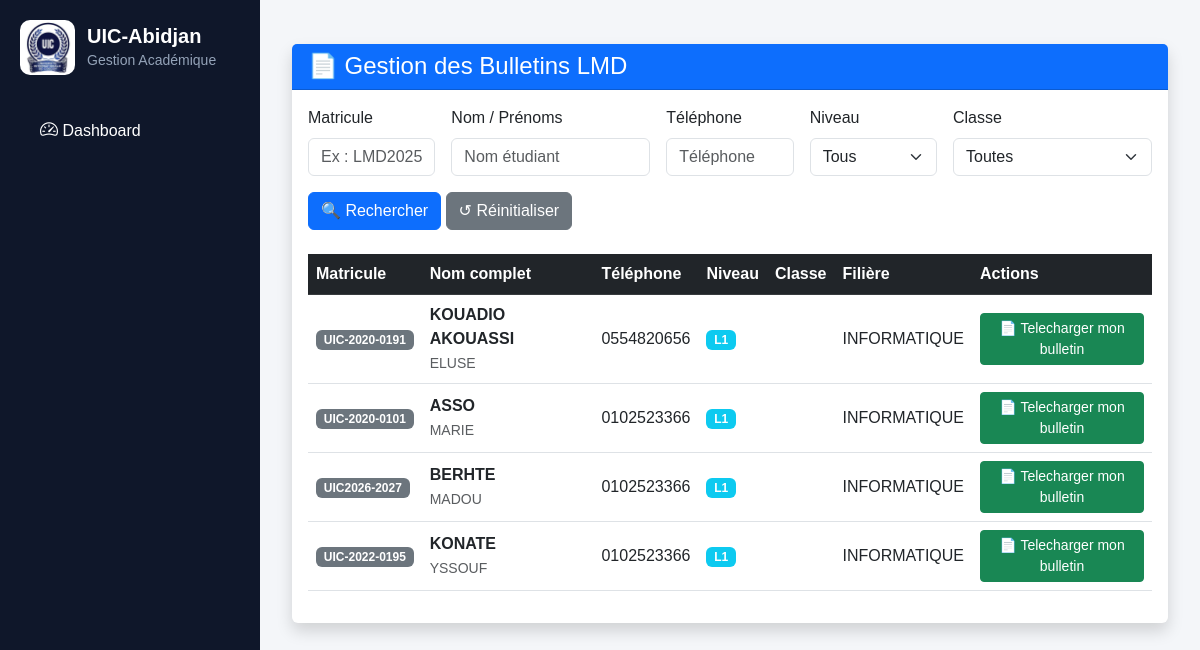
/lmd/bulletins-lmd/, run on an earlier commit of the app's database.
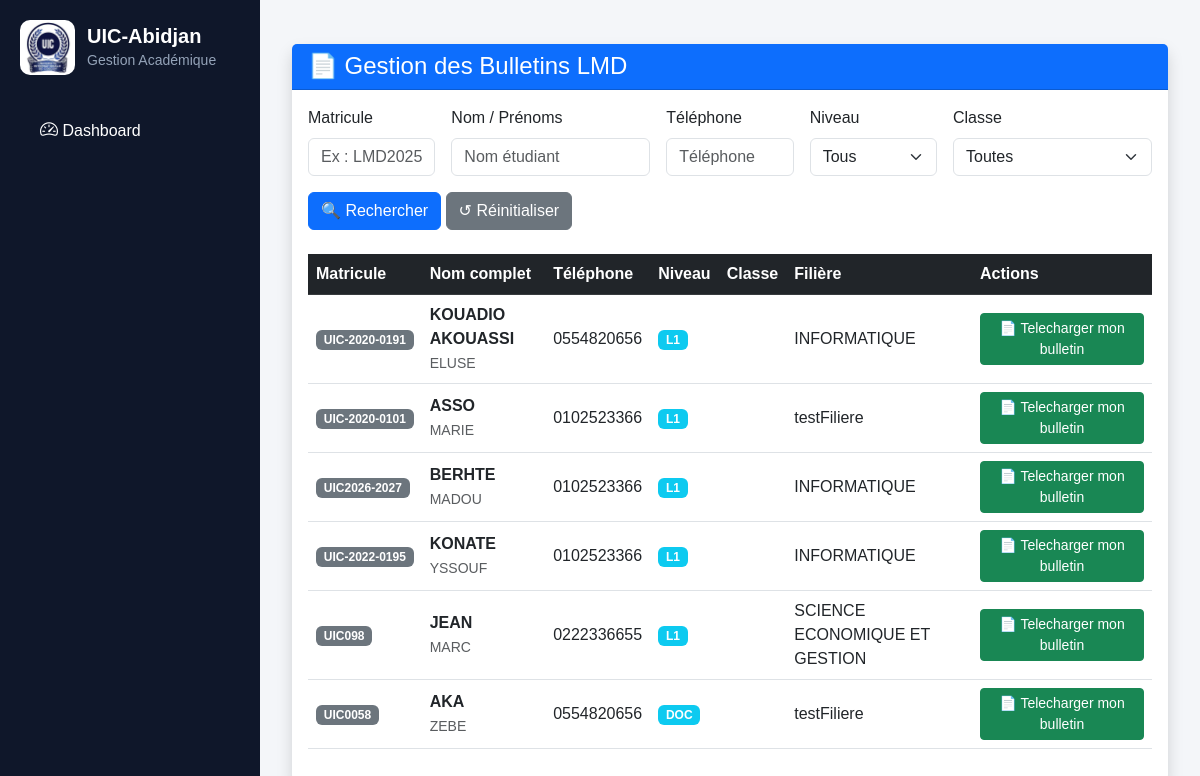
And on a later commit of the database.
### lmd/models.py (models this page shows, shortened)
class EtudiantLMD(models.Model):
    user = models.OneToOneField(
        User,
        on_delete=models.CASCADE,
        null=True,
        blank=True
    )
    matricule = models.CharField(max_length=50, unique=True)
    nom = models.CharField(max_length=100)
    prenoms = models.CharField(max_length=150)
    ues = models.ManyToManyField("UE", blank=True)
    ecues = models.ManyToManyField("ECUE", blank=True)
    sexe = models.CharField(
        max_length=1,
        choices=(
            ('M', 'Masculin'),
            ('F', 'Féminin'),
        )
    )
    STATUTS = [
        ("AF", "Affecté"),
        ("NF", "Non Affecté"),
    ]
    statut = models.CharField(
         max_length=2,
         choices=STATUTS,
         default="NF"
    )
    date_naissance = models.DateField(null=True, blank=True)
    lieu_naissance = models.CharField(
        max_length=100,
        blank=True,
        null=True
    )
    telephone = models.CharField(max_length=30, blank=True)
    email = models.EmailField(blank=True)
    NIVEAUX = [
        ("L1", "Licence 1"),
        ("L2", "Licence 2"),
        ("L3", "Licence 3"),
        ("M1", "Master 1"),
        ("M2", "Master 2"),
        ("DOC", "Doctorat"),
    ]
    niveau = models.CharField(
        max_length=10,
        choices=NIVEAUX
    )
    filiere = models.ForeignKey(
    "FiliereLMD",
    on_delete=models.CASCADE
    )
    annee_academique = models.CharField(max_length=20)
    date_inscription = models.DateTimeField(auto_now_add=True)
    actif = models.BooleanField(default=True)

class FiliereLMD(models.Model):
    code = models.CharField(max_length=20, unique=True)
    libelle = models.CharField(max_length=100)
    def __str__(self):
        return self.libelle

### lmd/views.py (the view)
# urls.py: path('bulletins-lmd/',views.bulletin_lmd_list,name='bulletin_lmd_list'),
def bulletin_lmd_list(request):
    matricule = request.GET.get("matricule")
    nom = request.GET.get("nom")
    telephone = request.GET.get("telephone")
    classe = request.GET.get("classe")
    etudiants = EtudiantLMD.objects.select_related(
        "user",
        "filiere"
    ).all()
    if matricule:
        etudiants = etudiants.filter(matricule__icontains=matricule)
    if nom:
        etudiants = etudiants.filter(
            Q(nom__icontains=nom) |
            Q(prenoms__icontains=nom)
        )
    if telephone:
        etudiants = etudiants.filter(telephone__icontains=telephone)
    if classe:
        etudiants = etudiants.filter(classe_id=classe)
    return render(request, "lmd/bulletins/list.html", {
        "etudiants": etudiants,
        "classes": ClasseLMD.objects.select_related("filiere"),
    })

### lmd/templates/lmd/bulletins/list.html (shortened to what the changed rows need)
{% extends "base.html" %}
{% block content %}
<div class="container-fluid mt-4">
    <div class="card shadow border-0">
        <div class="card-body">
            <div class="table-responsive">
                <table class="table table-hover align-middle">
                    <thead class="table-dark">
                        <tr>
                            <th>Matricule</th>
                            <th>Nom complet</th>
                            <th>Téléphone</th>
                            <th>Niveau</th>
                            <th>Classe</th>
                            <th>Filière</th>
                            <th width="180">
                                Actions
                            </th>
                        </tr>
                    </thead>
                    <tbody>
                    {% for e in etudiants %}
                    <tr>
                        <td>
                            <span class="badge bg-secondary">
                                {{ e.matricule }}
                            </span>
                        </td>
                        <td>
                            <strong>{{ e.nom }}</strong><br>
                            <small class="text-muted">
                                {{ e.prenoms }}
                            </small>
                        </td>
                        <td>
                            {{ e.telephone }}
                        </td>
                        <td>
                            <span class="badge bg-info">
                                {{ e.niveau }}
                            </span>
                        </td>
                        <td>
                        </td>
                        <td>
                            {{ e.filiere }}
                        </td>
                        <td>
                            <a
                                href="{% url 'bulletin_lmd_pdf' e.id %}"
                                class="btn btn-success btn-sm">
                                📄 Telecharger mon bulletin
                            </a>
                        </td>
                    </tr>
                    {% empty %}
                    <tr>
                        <td colspan="7" class="text-center py-4">
                            Aucun étudiant trouvé.
                        </td>
                    </tr>
                    {% endfor %}
                    </tbody>
                </table>
            </div>
        </div>
    </div>
</div>
{% endblock %}

What changed in the data, as far as the page shows it:
changed EtudiantLMD "ASSO": filiere "INFORMATIQUE" → "testFiliere"
added EtudiantLMD: matricule "UIC098", nom "JEAN", prenoms "MARC", telephone "0222336655", niveau "L1", filiere "SCIENCE ECONOMIQUE ET GESTION"
added EtudiantLMD: matricule "UIC0058", nom "AKA", prenoms "ZEBE", telephone "0554820656", niveau "DOC", filiere "testFiliere"
